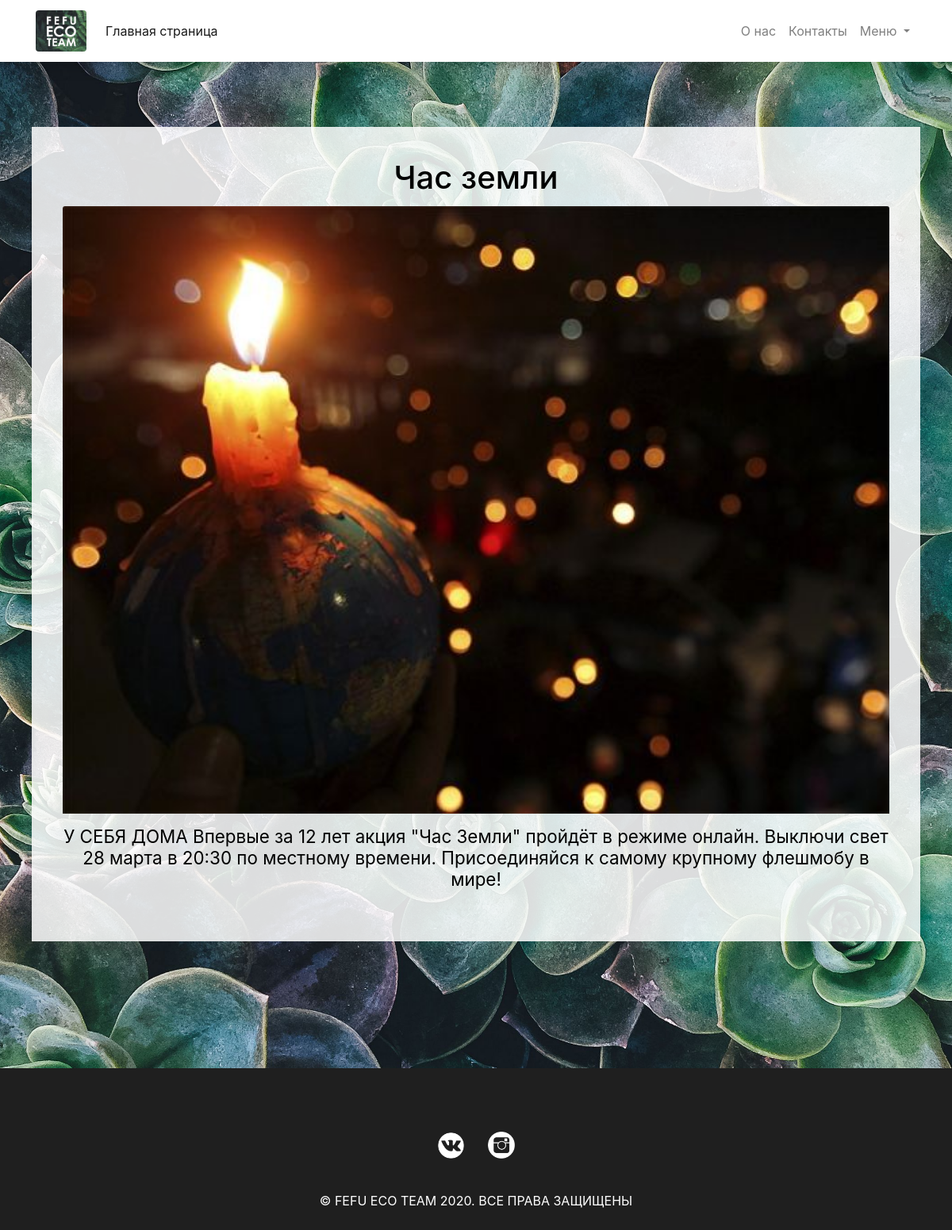
The app's page /promotion/1/ with its own data.
### EcoApp/models.py (models this page shows, shortened)
class Promotion(models.Model):
    title = models.CharField(max_length=120)
    description = models.TextField(default='Описание')
    keywords = models.CharField(max_length=120, default='Ключевые слова')
    image = models.FileField(null=True, blank=True)
    content = models.TextField(default='Контент')
    visible = models.BooleanField(default=1)
    updated = models.DateTimeField(auto_now=True, auto_now_add=False)
    timestamp = models.DateTimeField(auto_now=False, auto_now_add=True)

### EcoApp/views.py (the view)
# urls.py: path('promotion/<int:id>/', views.singlepromotion, name='promotion'),
def singlepromotion(request, id=None):
    promotion = Promotion.objects.all()[id-1]
    return render(request, "promotion.html", {"promotion": promotion})

### src/templates/promotion.html (shortened to what this page needs)
<!DOCTYPE html>
<html lang="en">
{% load static %}
<head>
    {% include 'page-common.html' %}
    {% include 'page-common-style.html' %}
</head>
<body style="background: rgb(69, 69, 69)" >
{% include 'page-navbar.html' %}
<section class="EventsAndAction">
    <div class="EventsAndAction-container">
        <div class="row">
            <div class="container">
                <div class="col-12 event-item">
                    {% if promotion %}
                        <h1 class="card-title text-center" style="color: black"> {{ promotion.title }}</h1>
                        {% if promotion.image %}
                            <img class="card-img-top lazy" src='{{ promotion.image.url }}'>
                        {% else %}
                            <p></p>
                        {% endif %}
                        <h6 style="color: black"><p class="card-text">{{ promotion.content }}</p></h6>
                    {% else %}
                        <p>Страница не найдена</p>
                    {% endif %}
                </div>
            </div>
        </div>
    </div>
</section>
{% include 'page-footer.html' %}
</body>
</html>

### src/common_static/NewCss.css (style rules this page uses)
body { background-image: url('background.jpg'); background-size: cover; background-position: center; background-repeat: no-repeat; background-attachment: fixed; }
h1, h2, h3, h4, h5 { font-style: normal; }
h1 { color: white; }
h6 { font-size: 1.4em; font-weight: 400; }
section { padding: 20vh 0 20vh 0; }
p { text-align: center; }
.EventsAndAction { background-image: url('EventsBackground.jpg'); background-size: cover; background-position: center; background-repeat: no-repeat; background-attachment: fixed; }
.EventsAndAction-container { background: rgba(255, 255, 255, 0.85); margin: 0 5vh 0 5vh; padding: 5vh 3vh 5vh 3vh; }
.event-item { margin-bottom: 3vh; }

### records on screen
Promotion: title "Час земли", image (picture), content "У СЕБЯ ДОМА Впервые за 12 лет акция \"Час Земли\" пройдёт в режиме онлайн. Выключи свет 28 марта в 20:30 по местному времени. Присоединяйся к самому крупному флешмобу в мире!"
